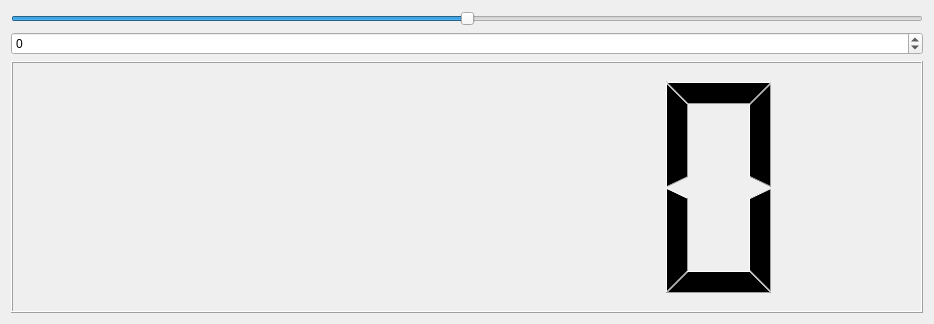
<?xml version="1.0" encoding="UTF-8"?>
<ui version="4.0">
 <class>Widget</class>
 <widget class="QWidget" name="Widget">
  <property name="geometry">
   <rect>
    <x>0</x>
    <y>0</y>
    <width>934</width>
    <height>324</height>
   </rect>
  </property>
  <property name="windowTitle">
   <string>Widget</string>
  </property>
  <layout class="QVBoxLayout" name="verticalLayout">
   <item>
    <widget class="QSlider" name="horizontalSlider">
     <property name="minimum">
      <number>-100</number>
     </property>
     <property name="maximum">
      <number>100</number>
     </property>
     <property name="orientation">
      <enum>Qt::Orientation::Horizontal</enum>
     </property>
    </widget>
   </item>
   <item>
    <widget class="QSpinBox" name="spinBox">
     <property name="minimum">
      <number>-100</number>
     </property>
     <property name="maximum">
      <number>100</number>
     </property>
    </widget>
   </item>
   <item>
    <widget class="QLCDNumber" name="lcdNumber"/>
   </item>
  </layout>
 </widget>
 <resources/>
 <connections>
  <connection>
   <sender>horizontalSlider</sender>
   <signal>valueChanged(int)</signal>
   <receiver>spinBox</receiver>
   <slot>setValue(int)</slot>
   <hints>
    <hint type="sourcelabel">
     <x>126</x>
     <y>162</y>
    </hint>
    <hint type="destinationlabel">
     <x>92</x>
     <y>162</y>
    </hint>
   </hints>
  </connection>
  <connection>
   <sender>spinBox</sender>
   <signal>valueChanged(int)</signal>
   <receiver>lcdNumber</receiver>
   <slot>display(int)</slot>
   <hints>
    <hint type="sourcelabel">
     <x>102</x>
     <y>153</y>
    </hint>
    <hint type="destinationlabel">
     <x>40</x>
     <y>105</y>
    </hint>
   </hints>
  </connection>
  <connection>
   <sender>horizontalSlider</sender>
   <signal>valueChanged(int)</signal>
   <receiver>lcdNumber</receiver>
   <slot>display(int)</slot>
   <hints>
    <hint type="sourcelabel">
     <x>254</x>
     <y>168</y>
    </hint>
    <hint type="destinationlabel">
     <x>51</x>
     <y>246</y>
    </hint>
   </hints>
  </connection>
 </connections>
</ui>
